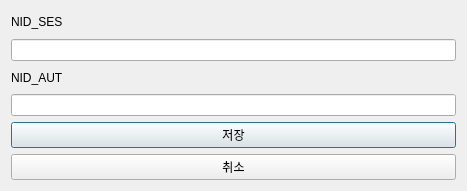
<?xml version="1.0" encoding="UTF-8"?>
<ui version="4.0">
 <class>Dialog</class>
 <widget class="QDialog" name="Dialog">
  <property name="geometry">
   <rect>
    <x>0</x>
    <y>0</y>
    <width>467</width>
    <height>191</height>
   </rect>
  </property>
  <property name="windowTitle">
   <string>Dialog</string>
  </property>
  <layout class="QGridLayout" name="gridLayout">
   <item row="0" column="0">
    <widget class="QLabel" name="label">
     <property name="text">
      <string>NID_SES</string>
     </property>
    </widget>
   </item>
   <item row="1" column="0">
    <widget class="QLineEdit" name="lineEdit_NID_SES"/>
   </item>
   <item row="4" column="0">
    <widget class="QPushButton" name="pushButton_save">
     <property name="text">
      <string>저장</string>
     </property>
    </widget>
   </item>
   <item row="3" column="0">
    <widget class="QLineEdit" name="lineEdit_NID_AUT"/>
   </item>
   <item row="2" column="0">
    <widget class="QLabel" name="label_2">
     <property name="text">
      <string>NID_AUT</string>
     </property>
    </widget>
   </item>
   <item row="5" column="0">
    <widget class="QPushButton" name="pushButton_cancel">
     <property name="text">
      <string>취소</string>
     </property>
    </widget>
   </item>
  </layout>
 </widget>
 <resources/>
 <connections/>
</ui>
